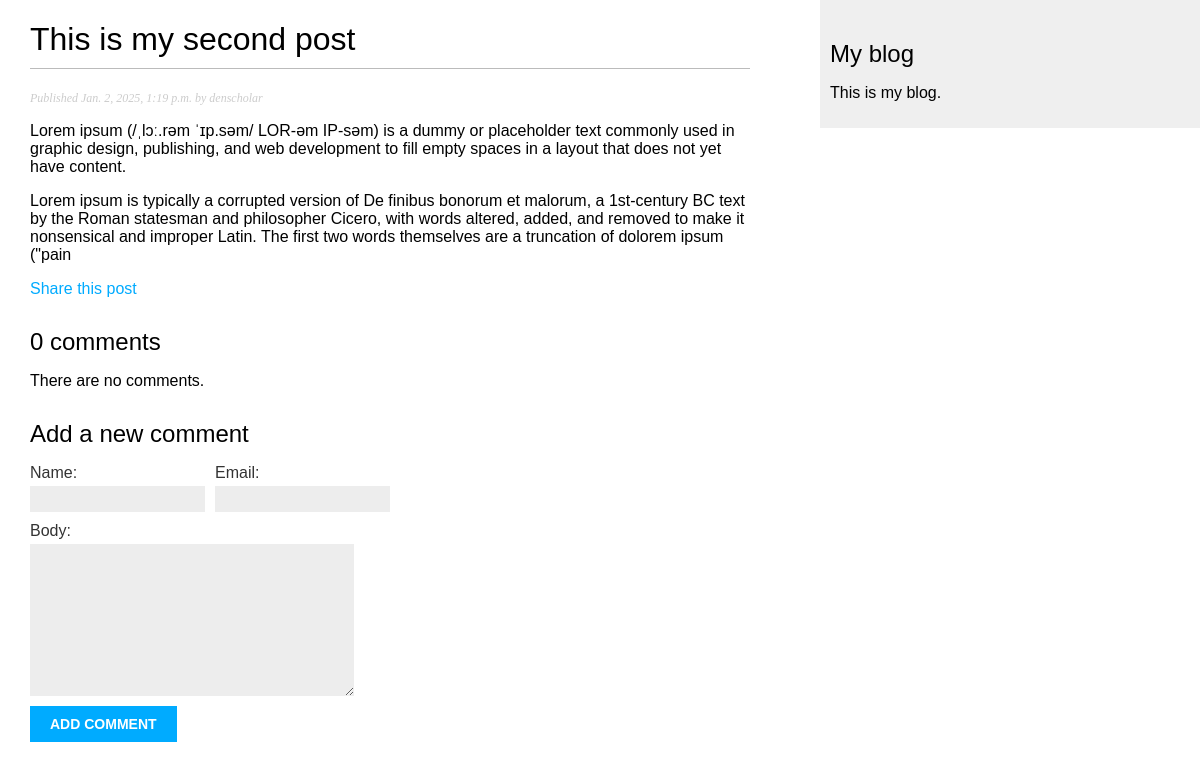
/2025/1/2/this-is-my-second-post/, run on an earlier commit of the app's database.
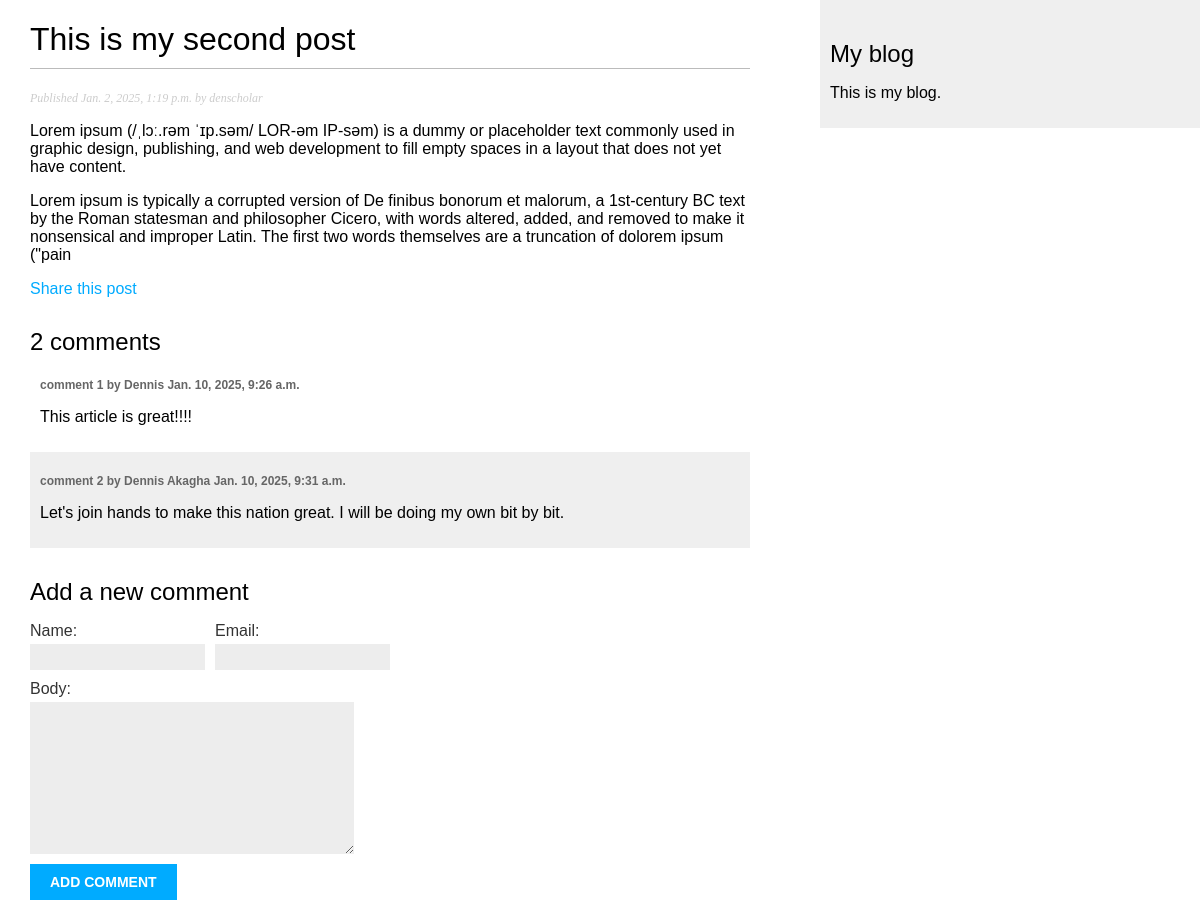
And on a later commit of the database.
### blog/models.py (models this page shows, shortened)
class Comment(models.Model):
    post = models.ForeignKey(Post, on_delete=models.CASCADE, related_name="comments")
    name = models.CharField(max_length=80)
    email = models.EmailField()
    body = models.TextField()
    created = models.DateTimeField(auto_now_add=True)
    updated = models.DateTimeField(auto_now=True)
    active = models.BooleanField(default=True)
    class Meta:
        ordering = ["created"]
        indexes = [
            models.Index(fields=["created"]),
        ]

### blog/views.py (the view)
def post_detail(request, year, month, day, post):
    post = get_object_or_404(
        Post,
        status=Post.Status.PUBLISHED,
        slug=post,
        publish__year=year,
        publish__month=month,
        publish__day=day,
    )
    comments = post.comments.filter(active=True)
    form = CommentForm()  # Form for users to comment
    context = {
        "post": post,
        "form": form,
        "comments": comments,
    }
    return render(request, "blog/detail.html", context)

### blog/forms.py
class CommentForm(forms.ModelForm):
    class Meta:
        model = Comment
        fields = ["name", "email", "body"]

### blog/templates/blog/detail.html
{% extends 'base.html' %} {% block title %} {{ post.title}} {% endblock %}
{% block content %}
<h1>{{ post.title }}</h1>
<p class="date">Published {{ post.publish }} by {{ post.author }}</p>
{{ post.body|linebreaks }}
<p><a href="{% url 'blog:post_share' post.id %}">Share this post</a></p>
{% with comments.count as total_comments %}
    <h2>{{ total_comments }} comment{{ total_comments|pluralize }}</h2>
{% endwith %}
{% for comment in comments  %}
    <div class="comment">
        <p class="info">
            comment {{ forloop.counter }} by {{ comment.name }} {{ comment.created }}
        </p>
        {{ comment.body|linebreaks }}
    </div>
    {% empty %} <p>There are no comments.</p>
{% endfor %}
    {% include 'blog/includes/comment_form.html' %}
{% endblock %}

What changed in the data, as far as the page shows it:
added Comment: name "Dennis", created "Jan. 10, 2025, 9:26 a.m.", body "This article is great!!!!"
added Comment: name "Dennis Akagha", created "Jan. 10, 2025, 9:31 a.m.", body "Let's join hands to make this nation great. I will be doing my own bit by bit."
Also different on the page:
{{ total_comments }}: "0" → "2"
text no longer shown: "There are no comments."
